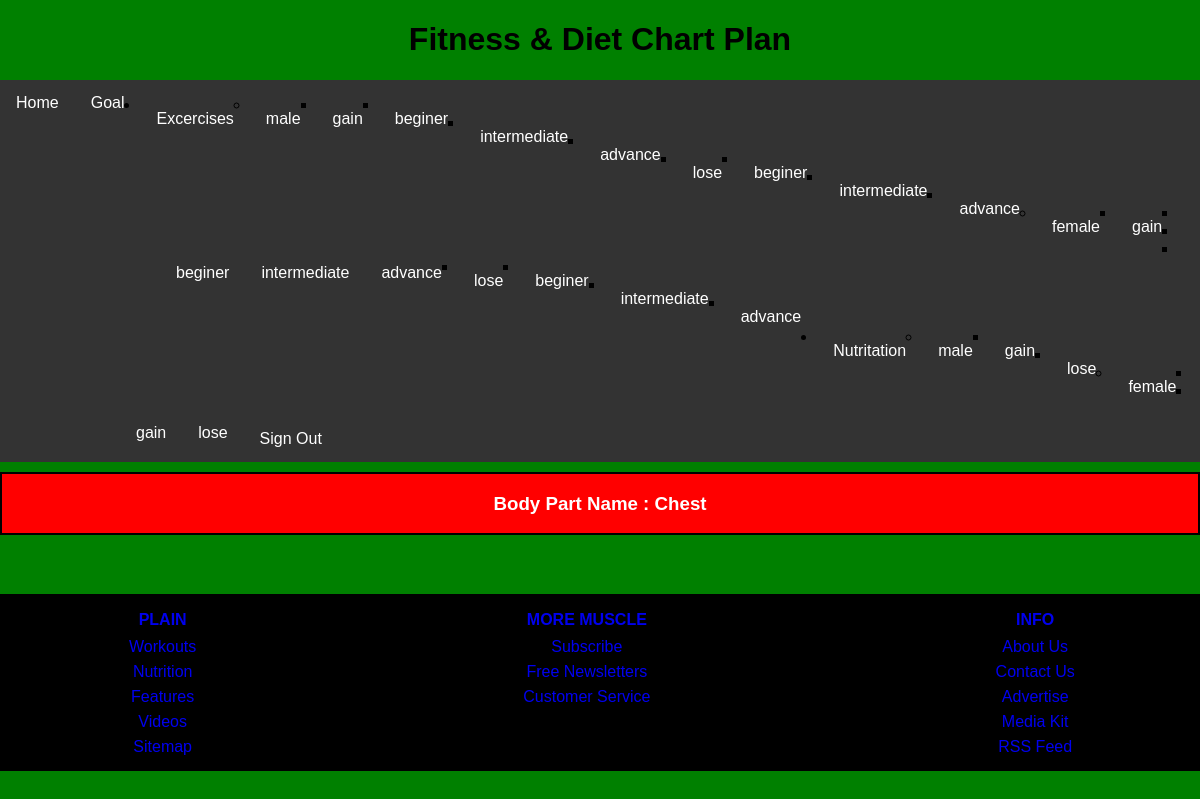
The page /excercise/male/gain/intermediate/1/ (signed in) on the database as committed earlier.
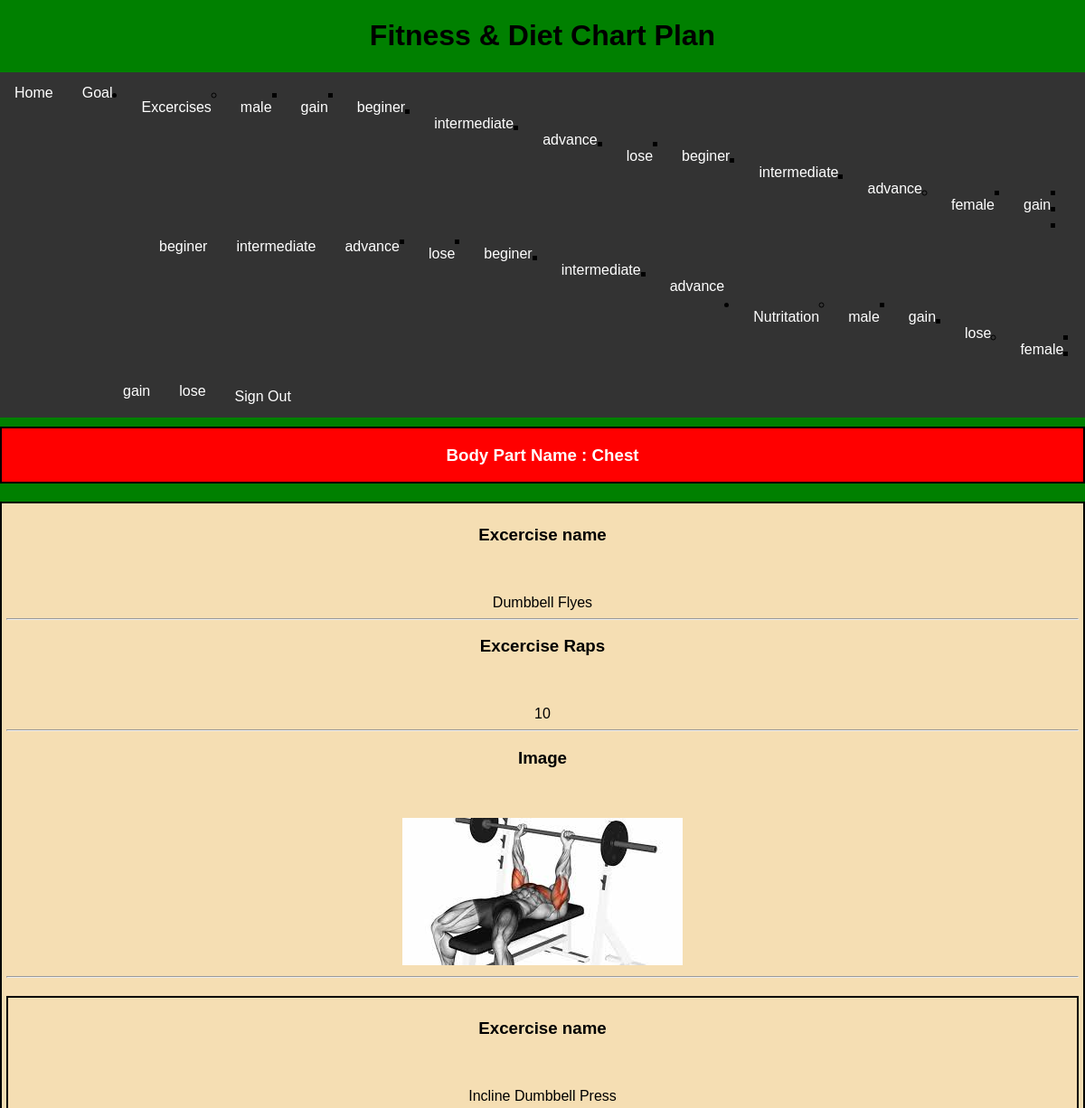
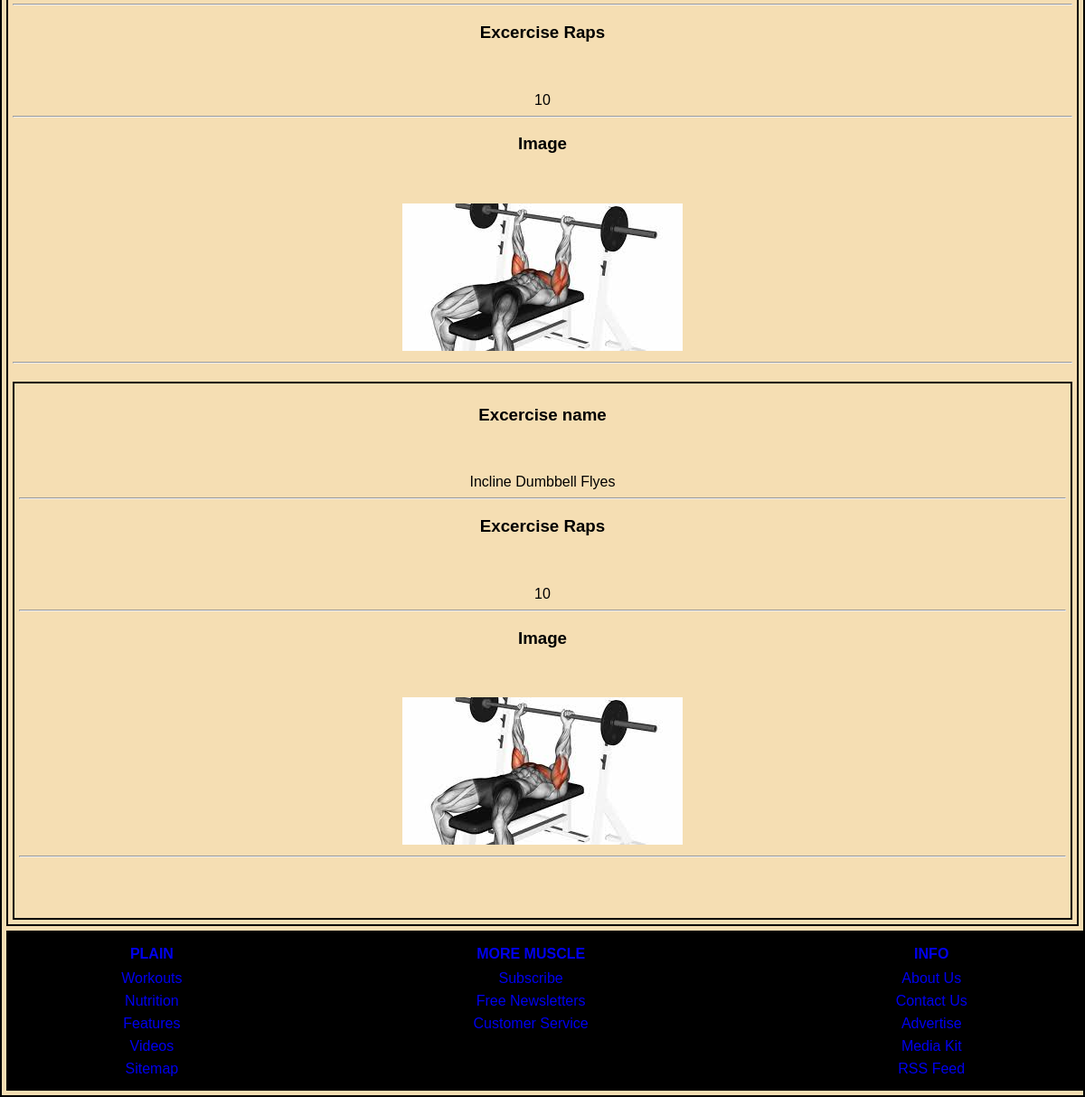
The same page on the database as committed later (2 pictures, top to bottom).
### fitness/models.py (models this page shows, shortened)
class BodyPartExcercise(models.Model):
    gender = models.CharField(choices=Gender.options, max_length=20, default=Gender.male)
    fitness_plan = models.CharField(choices=FitnessPlan.options, max_length=20, default=FitnessPlan.lose)
    fitness_level = models.CharField(choices=FitnessLevel.options, max_length=20, default=FitnessLevel.beginer)
    body_part = models.ForeignKey(BodyPart, on_delete=models.CASCADE)
    excercise = models.ForeignKey(Excercise, on_delete=models.CASCADE)
    reps = models.IntegerField(default=0)

class Excercise(models.Model):
    name = models.CharField(max_length=255)
    equipment = models.ForeignKey(Equipment, on_delete=models.CASCADE)
    image = models.ImageField(upload_to='excercises',null=True)

### fitness/views.py (the view)
# urls.py: path('excercise/<gender>/<fitness_plan>/<fitness_level>/<body_part>/',views.get_excercise_detail, name='get_excercise_detail'),
@login_required(login_url='/login/')
def get_excercise_detail(request, gender, fitness_plan, fitness_level, body_part):
    print(gender, fitness_plan, fitness_level)
    body_part = BodyPart.objects.get(pk=body_part)
    excercises = BodyPartExcercise.objects.filter(
        gender=gender,
        fitness_plan=fitness_plan,
        fitness_level=fitness_level,
        body_part=body_part
    )
    return render(request, 'show_excercise_detail.html', {
        'gender': gender,
        'fitness_plan': fitness_plan,
        'fitness_level': fitness_level,
        'body_part': body_part,
        'excercises': excercises,
    })

### fitness/templatetags/load_header.py (called while the page is built)
@register.inclusion_tag('excercise_header.html')
def load_excercises():
    data = {
        'genders' : list(dict(Gender.options).values()),
        'fitness_plans' : list(dict(FitnessPlan.options).values()),
        'fitness_levels' : list(dict(FitnessLevel.options).values()),
    }
    print(data)
    return data

@register.inclusion_tag('diet_header.html')
def load_diet():
    data = {
        'genders' : list(dict(Gender.options).values()),
        'fitness_plans' : list(dict(FitnessPlan.options).values()),
    }
    return data

### fitness/templates/show_excercise_detail.html (shortened to what this page needs)
{% extends 'base.html' %}
{% block body %}
<div class="excercisedisplaymain  ">
    <div class="bodypartname   ">
        <h3>Body Part Name : {{ body_part.name }}</h3>
    </div>
    {% for excercise in excercises %}
    <div class="excercisedisplay">
        <h3>Excercise name</h3> <br><br> {{excercise.excercise.name}}<hr>
         <h3>Excercise Raps</h3> <br><br> {{excercise.reps}}<hr>
         <h3>Image</h3> <br><br> <img src="\media\{{excercise.excercise.image}}"><hr>
    {% endfor %}
    </br></br></br></div>
</div>
{% endblock body %}

Rows that differ between the two databases and show on the page:
added BodyPartExcercise: excercise.name "Dumbbell Flyes", reps "10", excercise.image (picture)
added BodyPartExcercise: excercise.name "Incline Dumbbell Press", reps "10", excercise.image (picture)
added BodyPartExcercise: excercise.name "Incline Dumbbell Flyes", reps "10", excercise.image (picture)
